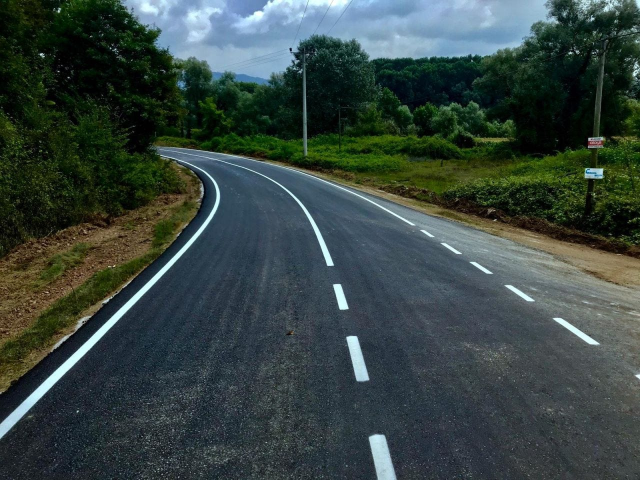
#> input picture resources/Road.jpg, 1280 x 960 px (shown at 1/2 size)
$ python resize_cropping.py
#> lines starting #> are read from the running program, lines starting #| are printed output that depends on the picture
### src/utils.py
"""Shared helper functions for the OpenCV practice scripts."""

from pathlib import Path

import cv2
import numpy as np

# Absolute path to the "resources" folder, so scripts work from any working directory
RESOURCES_DIR = Path(__file__).resolve().parent.parent / "resources"


def resource_path(filename):
    """Return the absolute path (as a string) of a file inside the resources folder."""
    return str(RESOURCES_DIR / filename)


# [48 lines left out: function stack_images, not called in this run]

### src/resize_cropping.py
"""Resize and crop an image."""

import cv2

from utils import resource_path

img = cv2.imread(resource_path("Road.jpg"))
#> img is the input picture: shape (960, 1280, 3); mean B, G, R 65.4, 68.7, 55.2

# shape = (height, width, channels)
print(img.shape)
#| (960, 1280, 3)

# Note: cv2.resize expects (width, height)
width, height = 1000, 1000
img_resized = cv2.resize(img, (width, height))
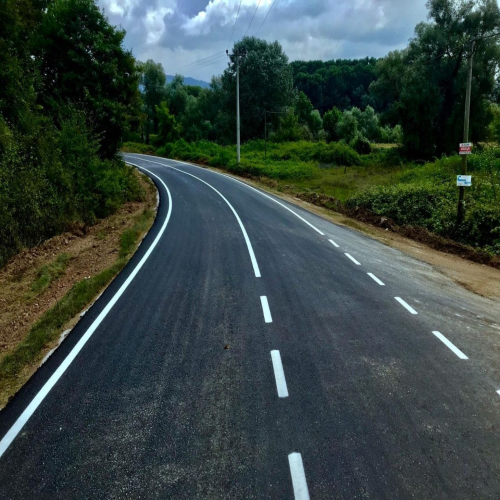
#> img_resized: shape (1000, 1000, 3) (shown at 1/2 size); mean B, G, R 65.3, 68.6, 55
print(img_resized.shape)
#| (1000, 1000, 3)

# Cropping is plain numpy slicing: img[y_start:y_end, x_start:x_end]
img_cropped = img[250:1280, 400:800]
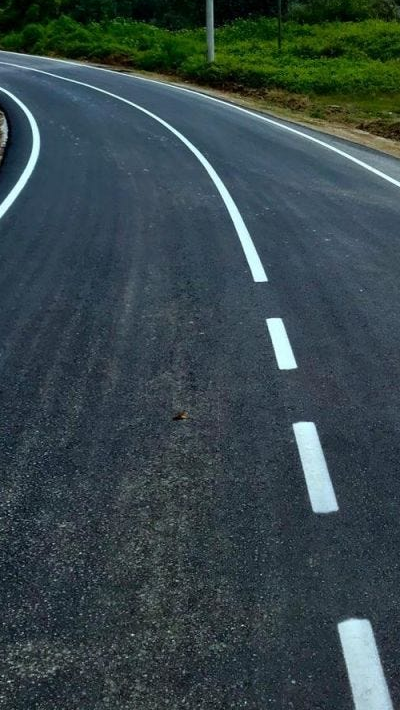
#> img_cropped: shape (710, 400, 3); mean B, G, R 73.9, 70.5, 54.6

# Scale the cropped part back up to the original image size
img_cropped_resized = cv2.resize(img_cropped, (img.shape[1], img.shape[0]))
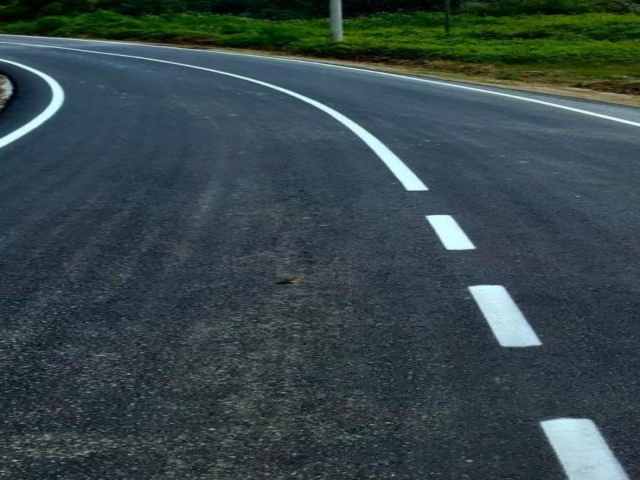
#> img_cropped_resized: shape (960, 1280, 3) (shown at 1/2 size); mean B, G, R 73.8, 70.4, 54.5

# cv2.imshow("Road", img)
# cv2.imshow("Road Resized", img_resized)
cv2.imshow("Cropped Road", img_cropped)
cv2.imshow("Cropped and Resized Road", img_cropped_resized)

cv2.waitKey(0)
cv2.destroyAllWindows()
